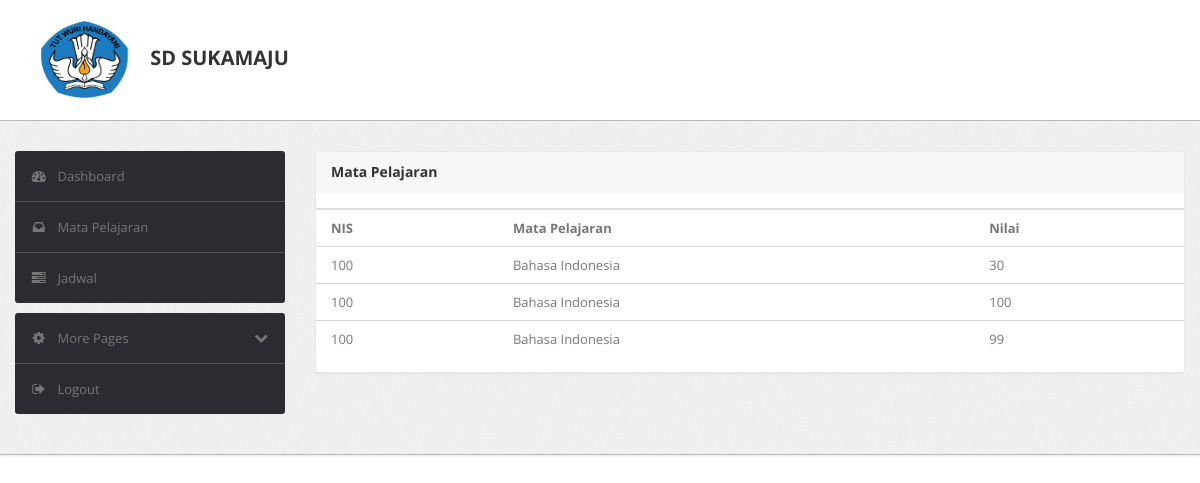
Screenshot of /murid/matapelajaran.php (signed in) with the database file from the repository.
### tables this page shows
CREATE TABLE `nilai` (
  `NIS` int(4) NOT NULL,
  `id` int(11) NOT NULL,
  `Mapel` int(11) NOT NULL,
  `Nilai` int(11) NOT NULL,
  `kelas` varchar(15) DEFAULT NULL,
  `semester` int(11) NOT NULL
);

CREATE TABLE `matapelajaran` (
  `id` int(11) NOT NULL,
  `KodeMapel` varchar(15) NOT NULL,
  `MataPelajaran` varchar(50) NOT NULL,
  `NamaGuru` varchar(50) NOT NULL,
  `Kelas` varchar(15) DEFAULT NULL,
  `Hari` varchar(7) NOT NULL,
  `Jam` varchar(13) NOT NULL
);

### murid/matapelajaran.php (the view, shortened to what this page needs)
<?php
require '../fungsi.php';
$datauser = $_SESSION["user"];
$nis = $datauser["NIS"];
$result = mysqli_query($koneksi, "select NIS,MataPelajaran,nilai.kelas,Nilai from matapelajaran Left Join nilai On matapelajaran.id = nilai.Mapel WHERE NIS ='$nis' ");
?>
<!DOCTYPE html>
<html lang="en">
<head>
    <head>
        <link type="text/css" href="bootstrap/css/bootstrap.min.css" rel="stylesheet">
        <link type="text/css" href="bootstrap/css/bootstrap-responsive.min.css" rel="stylesheet">
        <link type="text/css" href="css/theme.css" rel="stylesheet">
        <link type="text/css" href="images/icons/css/font-awesome.css" rel="stylesheet">
    </head>
    <body>
        <div class="navbar navbar-fixed-top">
            <div class="navbar-inner">
                <div class="container">
                        <a class="brand" href="index.html"><img src="logo.png" style="width:130px;height:80px;">                  SD SUKAMAJU </a>
                </div>
            </div>
        </div>
        <div class="wrapper">
            <div class="container">
                <div class="row">
                    <div class="span3">
                        <div class="sidebar">
                            <ul class="widget widget-menu unstyled">
                                <li class="active"><a href="dashboardmurid.php"><i class="menu-icon icon-dashboard"></i>Dashboard
                                </a></li>
                                <li><a href="matapelajaran.php"><i class="menu-icon icon-inbox"></i>Mata Pelajaran</a></li>
                                <li><a href="jadwal.php"><i class="menu-icon icon-tasks"></i>Jadwal</a></li>
                            </ul>
                            <ul class="widget widget-menu unstyled">
                                <li><a class="collapsed" data-toggle="collapse" href="#togglePages"><i class="menu-icon icon-cog">
                                </i><i class="icon-chevron-down pull-right"></i>More Pages </a>
                                </li>
                                <li><a href="../logout.php"><i class="menu-icon icon-signout"></i>Logout</a></li>
                            </ul>
                        </div>
                    </div>
                    <div class="span9">
                        <div class="content">
                            <div class="module">
                                <div class="module-head">
                                    <h3>
                                        Mata Pelajaran</h3>
                                </div>
                                <div class="module-body table">
                                    <table cellpadding="0" cellspacing="0" border="0" class="datatable-1 table table-bordered table-striped  display"
                                        width="100%">
                             <table class="table">
                                    <thead class="thead-dark">
                                    <tr>
                                        <th>NIS</th>
                                        <th>Mata Pelajaran</th>
                                        <th>Nilai</th>
                                    </tr>
                                    <?php while( $jdwal = mysqli_fetch_assoc($result) ) : ?>
                                     <tr>
                                        <td><?= $jdwal["NIS"]?></td>
                                        <td><?= $jdwal["MataPelajaran"]?></td>
                                        <td><?= $jdwal["Nilai"]?></td>
                                     </tr>
                            <?php endwhile;?>
                                </table>
                                    </table>
                                </div>
                            </div>
                        </div>
                    </div>
                </div>
            </div>
        </div>
        <div class="footer">
        </div>
    </body>

### murid/css/theme.css (style rules this page uses)
body { font-size: 13px; font-family: 'Open Sans', Arial, sans-serif; background: #fff; color: #777 }
h1, h2, h3, h4, h5, h6 { color: #333; margin-top: 0 }
h3 { font-size: 20px }
.wrapper { background: url(../images/bg.png) #eee; border-bottom: 1px solid #bbb; -webkit-box-shadow: 0 1px 2px rgba(0,0,0,0.1); -moz-box-shadow: 0 1px 2px rgba(0,0,0,0.1); box-shadow: 0 1px 2px rgba(0,0,0,0.1); padding: 30px 0 }
.footer { color: #999; padding: 30px 0 60px }
body [class^="icon-"], body [class*=" icon-"] { font-size: 14px; line-height: 20px; height: 20px }
.module { background: #fff; -webkit-border-radius: 3px; -moz-border-radius: 3px; border-radius: 3px; border: 1px solid #ccc; border-bottom-color: #bbb; -webkit-box-shadow: 0 0 1px rgba(0,0,0,0.2); -moz-box-shadow: 0 0 1px rgba(0,0,0,0.2); box-shadow: 0 0 1px rgba(0,0,0,0.2); margin-bottom: 30px }
.navbar { position: static!important; margin: 0!important }
.navbar .navbar-inner { background: #fff; border-bottom: 1px solid #bbb; -webkit-box-shadow: 0 1px 2px rgba(0,0,0,0.15); -moz-box-shadow: 0 1px 2px rgba(0,0,0,0.15); box-shadow: 0 1px 2px rgba(0,0,0,0.15) }
.navbar .brand { color: #333; font-weight: bold; font-size: 20px; margin-right: 20px; padding: 20px }
.table { margin-bottom: 0 }
.table th, .table td { border-color: #d5d5d5!important }
.widget-menu { background: #fff; -webkit-border-radius: 3px; -moz-border-radius: 3px; border-radius: 3px; overflow: hidden }
.widget-menu a { color: #555; display: block; line-height: 20px; padding: 15px; text-decoration: none!important }
.widget-menu .menu-icon { margin-right: 10px; color: #767676; -webkit-transition: all .2s ease-in-out; -moz-transition: all .2s ease-in-out; transition: all .2s ease-in-out; }
.widget-menu>li+li { border-top: 1px solid #555 }
.widget-menu>li>a { background-color: #2d2b32; color: #767676; -webkit-transition: all .2s ease-in-out; -moz-transition: all .2s ease-in-out; transition: all .2s ease-in-out; }
.widget-menu>li>a .icon-chevron-down { display: none }
.widget-menu>li>a.collapsed .icon-chevron-down { display: block }
.module { box-shadow: 0 0 3px rgba(0,0,0,.1); border-color: #e9e9e9; margin-bottom: 20px; background-color: #fff; border-radius: 4px; -webkit-box-shadow: 0 1px 1px rgba(0,0,0,.05); box-shadow: 0 1px 1px rgba(0,0,0,.05); }
.module-head { color: #767676; background-color: #f6f6f6; border-color: #e9e9e9; padding: 10px 15px; border-bottom: 1px solid transparent; border-top-right-radius: 3px; border-top-left-radius: 3px; }
.module-head h3 { font-size: 14px; line-height: 20px; height: 20px; margin: 0 }
.module-body { padding: 15px }
.module-body.table { padding: 15px 0 }
.module-body.table .table th, .module-body.table .table td { padding-left: 15px; padding-right: 15px }

### rows the page displays
nilai: NIS "100", Mapel.MataPelajaran "Bahasa Indonesia", Nilai "30"
nilai: NIS "100", Mapel.MataPelajaran "Bahasa Indonesia", Nilai "100"
nilai: NIS "100", Mapel.MataPelajaran "Bahasa Indonesia", Nilai "99"
